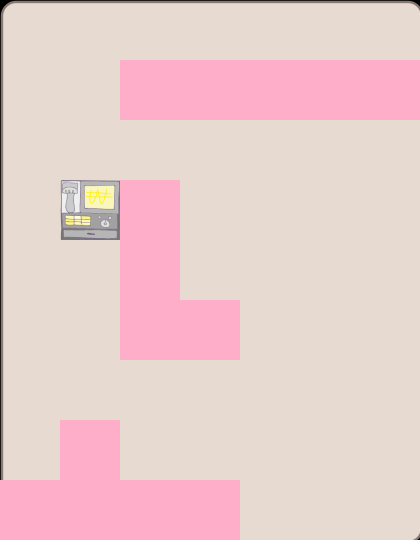

The image is a tile-based game level rendered from a .tmx file. Its description and source (layers, tilesets, objects; grid data summarised) follow:
An orthogonal 7x9 tile map with 60x60 px tiles, 3 tile layers (background, wall, Items), 3 tilesets and 15 objects (counter, item1, item3, item4, item2, ...).

<map version="1.0" orientation="orthogonal" width="7" height="9" tilewidth="60" tileheight="60">
 <tileset firstgid="1" name="background1" tilewidth="60" tileheight="60">
  <image source="background1.png" width="424" height="544" />
 </tileset>
 <tileset firstgid="64" source="metaset1.tsx" />
 <tileset firstgid="65" name="wall" tilewidth="60" tileheight="60">
  <image source="wall.png" width="120" height="120" />
 </tileset>
 <layer name="background" width="7" height="9">
  <data>[63 cells, 63 non-empty, 63 distinct tile ids]</data>
 </layer>
 <layer name="wall" width="7" height="9">
  <data>[63 cells, 15 non-empty, 4 distinct tile ids]</data>
 </layer>
 <layer name="Items" width="7" height="9">
  <data>[63 cells, 14 non-empty, 1 distinct tile ids]</data>
 </layer>
 <objectgroup name="endPoint" width="7" height="9">
  <object name="counter" x="65" y="182" width="50" height="48" />
 </objectgroup>
 <objectgroup name="items" width="7" height="9">
  <object name="item1" x="122" y="129" width="49" height="48" />
  <object name="item3" x="186" y="364" width="46" height="47" />
  <object name="item4" x="303" y="370" width="47" height="43" />
  <object name="item2" x="185" y="247" width="50" height="44" />
 </objectgroup>
 <objectgroup name="foods" width="7" height="9">
  <object name="food1" x="187" y="10" width="46" height="45" />
  <object name="food2" x="68" y="64" width="48" height="47" />
  <object name="food3" x="309" y="123" width="48" height="47" />
  <object name="food4" x="246" y="182" width="50" height="47" />
  <object name="food5" x="248" y="245" width="49" height="44" />
  <object name="food6" x="70" y="365" width="44" height="45" />
  <object name="food7" x="126" y="429" width="49" height="43" />
  <object name="food8" x="303" y="430" width="45" height="44" />
 </objectgroup>
 <objectgroup name="object" width="7" height="9">
  <object name="character" x="303" y="308" width="49" height="46" />
 </objectgroup>
 <objectgroup name="obstacle" width="7" height="9">
  <object name="obstaclePoint" x="187" y="183" width="48" height="55" />
 </objectgroup>
</map>
